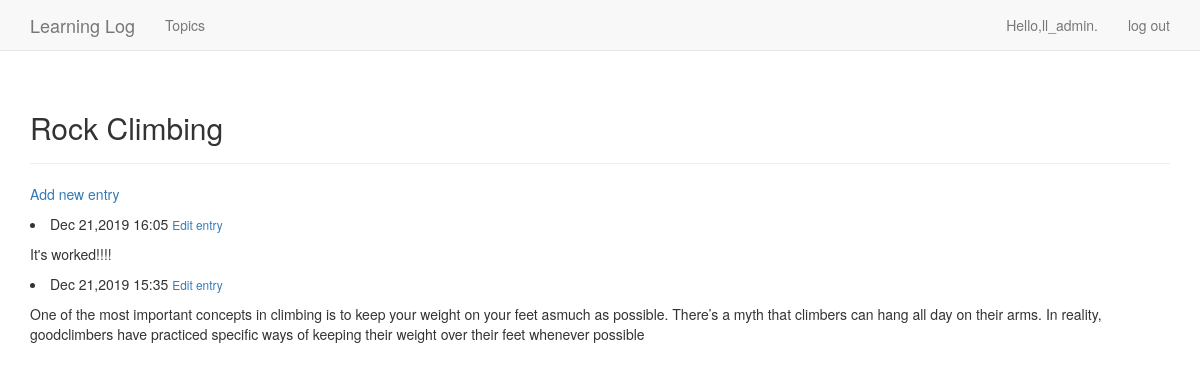
/topic/2/ (signed in), run on the app's committed database.
### learning_logs/models.py (models this page shows, shortened)
class Topic(models.Model):
    text = models.CharField(max_length=200)
    data_added = models.DateTimeField(auto_now_add=True)
    owner = models.ForeignKey(User,on_delete=models.CASCADE)
    def __str__(self):
      return self.text

class Entry(models.Model):
  topic = models.ForeignKey(Topic,on_delete=models.CASCADE)#提供一个多对一关系
  text = models.TextField()
  data_added =models.DateTimeField(auto_now_add=True)
  class Meta:
    verbose_name_plural = 'entries'

### learning_logs/views.py (the view)
# urls.py: re_path(r"topic/(?P<topic_id>\d+)/",views.topic,name='topic'),
@login_required
def topic(request,topic_id):
    topic = Topic.objects.get(id=topic_id)
    check_topic_owner(request, topic)
    entries = topic.entry_set.order_by("-data_added")
    context = {'topic':topic,'entries':entries}
    return render(request,'learning_logs/topic.html',context)

### learning_logs/views.py (called while the page is built)
def check_topic_owner(request,topic):
    if topic.owner != request.user:
        raise Http404

### learning_logs/templates/learning_logs/topic.html
{% extends "learning_logs/base.html" %}
{% block header %}
    <h2>{{ topic }}</h2>
{% endblock header %}
{% block content %}
    <p>
        <a href="{% url 'learning_logs:new_entry' topic.id %}"> Add new entry</a>
    </p>
    {% for entry in entries %}
        <div>
            <li>
                {{ entry.data_added|date:'M d,Y H:i' }}
                <small>
                    <a href="{% url 'learning_logs:edit_entry' entry.id %}">Edit entry</a>
                </small>
            </li>
            <p>{{ entry.text|linebreaks }}</p>
        </div>
    {% empty %}
        <li>
            There are no entries for this topic yet.
        </li>
    {% endfor %}
{% endblock content %}

### learning_logs/templates/learning_logs/base.html (shortened to what this page needs)
{% load bootstrap3 %}
<!DOCTYPE html>
<html lang="en">
  <head>
    {% bootstrap_css %}
  </head>
  <body>
    <nav class="navbar navbar-default navbar-static-top">
      <div class="container">
        <div class="navbar-header">
          <a class="navbar-brand" href="{% url 'learning_logs:index' %}">Learning Log</a>
        </div>
        <div id="navbar" class="navbar-collapse collapse">
          <ul class="nav navbar-nav">
            <li>
              <a href="{% url 'learning_logs:topics' %}">Topics</a>
            </li>
          </ul>
          <ul class="nav navbar-nav navbar-right">
            {% if user.is_authenticated %}
              <li>
                <a>Hello,{{ user.username }}.</a>
              </li>
              <li>
                <a href="{% url 'users:logout' %}">log out</a>
              </li>
            {% endif %}
          </ul>
        </div>
      </div>
    </nav>
    <div class="container">
      <div class="page-header">
        {% block header %}
        {% endblock header %}
      </div>
      <div>
        {% block content %}
        {% endblock content %}
      </div>
    </div>
  </body>
</html>

### data on the page
Topic: text "Rock Climbing"
Entry: data_added "Dec 21,2019 16:05", text "It's worked!!!!"
Entry: data_added "Dec 21,2019 15:35", text "One of the most important concepts in climbing is to keep your weight on your feet asmuch as possible. There’s a myth that climbers can hang all day on their arms. In reality, goodclimbers have practiced specific ways of keeping their weight over their feet whenever possible"

### other printed values
{{ user.username }} "ll_admin"
